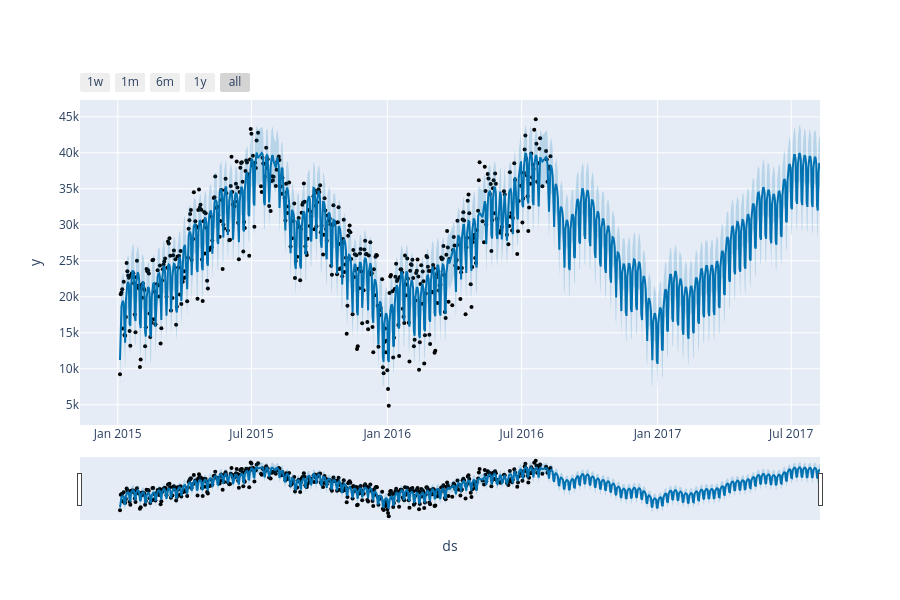

Source (notebook cell):
### Code cell
import plotly.graph_objects as go
import prophet.plot
from prophet.plot import plot_plotly

# Força o Prophet a enxergar o módulo 'go' que ele esqueceu de importar internamente
prophet.plot.go = go

# Renderiza o gráfico interativo sem erros
fig = plot_plotly(modelo_sem_outliers, previsao)
fig.show()

### Figure 1 — Plotly figure (JSON) as saved in the notebook; plotly's stock layout.template omitted (floating-point values rounded to 4 significant figures; data arrays with more than 128 entries replaced by an {"elided": "..."} marker saying what was removed)
{"data": [{"marker": {"color": "black", "size": 4}, "mode": "markers", "name": "Actual", "type": "scatter", "x": {"elided": "505 str values"}, "y": {"elided": "505 int values"}}, {"hoverinfo": "skip", "line": {"width": 0}, "mode": "lines", "type": "scatter", "x": {"elided": "870 str values"}, "y": {"elided": "870 float values"}}, {"fill": "tonexty", "fillcolor": "rgba(0, 114, 178, 0.2)", "line": {"color": "#0072B2", "width": 2}, "mode": "lines", "name": "Predicted", "type": "scatter", "x": {"elided": "870 str values"}, "y": {"elided": "870 float values"}}, {"fill": "tonexty", "fillcolor": "rgba(0, 114, 178, 0.2)", "hoverinfo": "skip", "line": {"width": 0}, "mode": "lines", "type": "scatter", "x": {"elided": "870 str values"}, "y": {"elided": "870 float values"}}], "layout": {"height": 600, "showlegend": false, "width": 900, "xaxis": {"rangeselector": {"buttons": [{"count": 7, "label": "1w", "step": "day", "stepmode": "backward"}, {"count": 1, "label": "1m", "step": "month", "stepmode": "backward"}, {"count": 6, "label": "6m", "step": "month", "stepmode": "backward"}, {"count": 1, "label": "1y", "step": "year", "stepmode": "backward"}, {"step": "all"}]}, "rangeslider": {"visible": true}, "title": {"text": "ds"}, "type": "date"}, "yaxis": {"title": {"text": "y"}}}}
